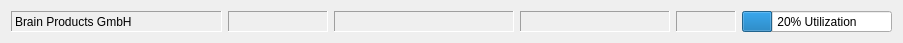
<?xml version="1.0" encoding="UTF-8"?>
<ui version="4.0">
 <class>frmStatusBar</class>
 <widget class="QWidget" name="frmStatusBar">
  <property name="geometry">
   <rect>
    <x>0</x>
    <y>0</y>
    <width>903</width>
    <height>43</height>
   </rect>
  </property>
  <property name="windowTitle">
   <string>Form</string>
  </property>
  <layout class="QHBoxLayout" name="horizontalLayout">
   <item>
    <widget class="QLabel" name="labelInfo">
     <property name="toolTip">
      <string>Click here to get the message history</string>
     </property>
     <property name="frameShape">
      <enum>QFrame::Panel</enum>
     </property>
     <property name="frameShadow">
      <enum>QFrame::Sunken</enum>
     </property>
     <property name="text">
      <string>Brain Products GmbH</string>
     </property>
    </widget>
   </item>
   <item>
    <widget class="QLabel" name="labelStatus_1">
     <property name="sizePolicy">
      <sizepolicy hsizetype="Preferred" vsizetype="Preferred">
       <horstretch>0</horstretch>
       <verstretch>0</verstretch>
      </sizepolicy>
     </property>
     <property name="minimumSize">
      <size>
       <width>50</width>
       <height>0</height>
      </size>
     </property>
     <property name="maximumSize">
      <size>
       <width>100</width>
       <height>16777215</height>
      </size>
     </property>
     <property name="baseSize">
      <size>
       <width>0</width>
       <height>0</height>
      </size>
     </property>
     <property name="toolTip">
      <string>Sampling Rate</string>
     </property>
     <property name="frameShape">
      <enum>QFrame::Panel</enum>
     </property>
     <property name="frameShadow">
      <enum>QFrame::Sunken</enum>
     </property>
     <property name="text">
      <string/>
     </property>
     <property name="alignment">
      <set>Qt::AlignCenter</set>
     </property>
     <property name="margin">
      <number>2</number>
     </property>
    </widget>
   </item>
   <item>
    <widget class="QLabel" name="labelStatus_2">
     <property name="sizePolicy">
      <sizepolicy hsizetype="Preferred" vsizetype="Preferred">
       <horstretch>0</horstretch>
       <verstretch>0</verstretch>
      </sizepolicy>
     </property>
     <property name="maximumSize">
      <size>
       <width>180</width>
       <height>16777215</height>
      </size>
     </property>
     <property name="toolTip">
      <string>Total number of channels and reference channels</string>
     </property>
     <property name="frameShape">
      <enum>QFrame::Panel</enum>
     </property>
     <property name="frameShadow">
      <enum>QFrame::Sunken</enum>
     </property>
     <property name="text">
      <string/>
     </property>
     <property name="alignment">
      <set>Qt::AlignCenter</set>
     </property>
     <property name="wordWrap">
      <bool>true</bool>
     </property>
    </widget>
   </item>
   <item>
    <widget class="QLabel" name="labelStatus_3">
     <property name="sizePolicy">
      <sizepolicy hsizetype="Preferred" vsizetype="Preferred">
       <horstretch>0</horstretch>
       <verstretch>0</verstretch>
      </sizepolicy>
     </property>
     <property name="maximumSize">
      <size>
       <width>150</width>
       <height>16777215</height>
      </size>
     </property>
     <property name="toolTip">
      <string>Configuration</string>
     </property>
     <property name="frameShape">
      <enum>QFrame::Panel</enum>
     </property>
     <property name="frameShadow">
      <enum>QFrame::Sunken</enum>
     </property>
     <property name="text">
      <string/>
     </property>
     <property name="alignment">
      <set>Qt::AlignCenter</set>
     </property>
    </widget>
   </item>
   <item>
    <widget class="QLabel" name="labelStatus_4">
     <property name="sizePolicy">
      <sizepolicy hsizetype="Maximum" vsizetype="Preferred">
       <horstretch>0</horstretch>
       <verstretch>0</verstretch>
      </sizepolicy>
     </property>
     <property name="minimumSize">
      <size>
       <width>60</width>
       <height>0</height>
      </size>
     </property>
     <property name="maximumSize">
      <size>
       <width>16777215</width>
       <height>16777215</height>
      </size>
     </property>
     <property name="toolTip">
      <string>Battery Voltage</string>
     </property>
     <property name="frameShape">
      <enum>QFrame::Panel</enum>
     </property>
     <property name="frameShadow">
      <enum>QFrame::Sunken</enum>
     </property>
     <property name="text">
      <string/>
     </property>
     <property name="alignment">
      <set>Qt::AlignCenter</set>
     </property>
    </widget>
   </item>
   <item>
    <widget class="QProgressBar" name="progressBarUtilization">
     <property name="sizePolicy">
      <sizepolicy hsizetype="Preferred" vsizetype="Preferred">
       <horstretch>0</horstretch>
       <verstretch>0</verstretch>
      </sizepolicy>
     </property>
     <property name="maximumSize">
      <size>
       <width>150</width>
       <height>16777215</height>
      </size>
     </property>
     <property name="maximum">
      <number>100</number>
     </property>
     <property name="value">
      <number>20</number>
     </property>
     <property name="invertedAppearance">
      <bool>false</bool>
     </property>
     <property name="format">
      <string>%v% Utilization</string>
     </property>
    </widget>
   </item>
  </layout>
 </widget>
 <resources/>
 <connections/>
</ui>
